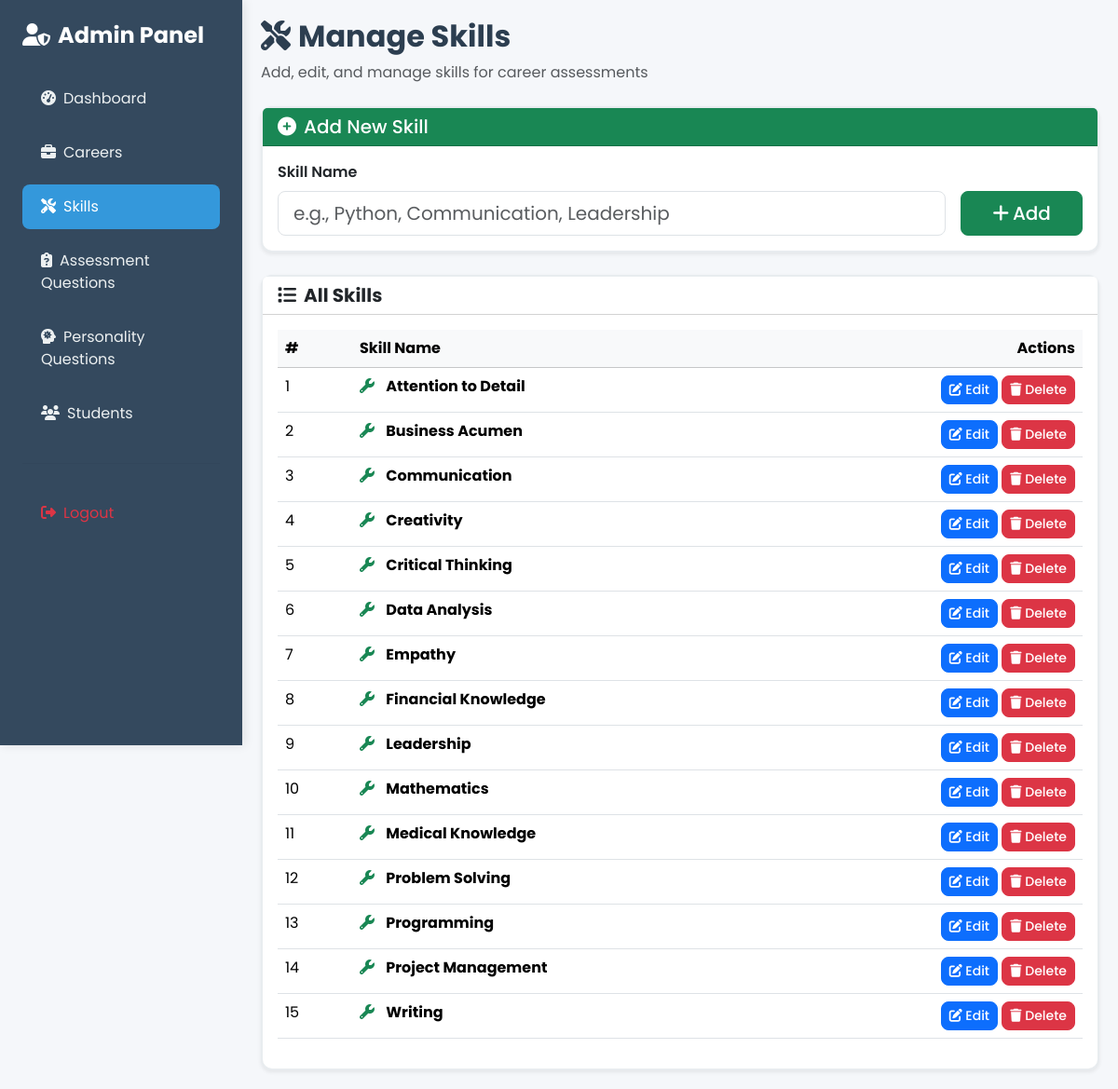
Screenshot of /admin/manage_skills.php (signed in) with the database file from the repository.
### tables this page shows
CREATE TABLE IF NOT EXISTS skills (
    id INT AUTO_INCREMENT PRIMARY KEY,
    name VARCHAR(100) NOT NULL,
    skill_name VARCHAR(100),
    description TEXT,
    created_at TIMESTAMP DEFAULT CURRENT_TIMESTAMP
);

### admin/manage_skills.php (the view, shortened to what this page needs)
<?php
include 'header.php';
include '../db.php';
include 'sidebar.php';
$editing = false;
?>
<div class="main-content">
    <div class="mb-4">
        <h2 class="fw-bold"><i class="fas fa-tools me-2"></i><?= $editing ? 'Edit Skill' : 'Manage Skills' ?></h2>
        <p class="text-muted"><?= $editing ? 'Update skill information' : 'Add, edit, and manage skills for career assessments' ?></p>
    </div>
    <?php if(!$editing): ?>
    <div class="card shadow-sm mb-4">
        <div class="card-header bg-success text-white">
            <h5 class="mb-0"><i class="fas fa-plus-circle me-2"></i>Add New Skill</h5>
        </div>
        <div class="card-body">
            <form method="POST" class="row g-3">
                <div class="col-md-10">
                    <label for="skill_name" class="form-label fw-semibold">Skill Name</label>
                    <input type="text" name="skill_name" id="skill_name" class="form-control form-control-lg" placeholder="e.g., Python, Communication, Leadership" required>
                </div>
                <div class="col-md-2 d-flex align-items-end">
                    <button type="submit" name="add_skill" class="btn btn-success w-100 btn-lg">
                        <i class="fas fa-plus me-1"></i>Add
                    </button>
                </div>
            </form>
        </div>
    </div>
    <?php endif; ?>
    <div class="card shadow-sm">
        <div class="card-header bg-white">
            <h5 class="mb-0 fw-bold"><i class="fas fa-list me-2"></i>All Skills</h5>
        </div>
        <div class="card-body">
            <div class="table-responsive">
                <table class="table table-hover">
                    <thead class="table-light">
                        <tr>
                            <th width="80">#</th>
                            <th>Skill Name</th>
                            <th width="200" class="text-end">Actions</th>
                        </tr>
                    </thead>
                    <tbody>
                        <?php
                        $skills = $conn->query("SELECT * FROM skills ORDER BY name ASC");
                        if($skills->num_rows > 0){
                            $i = 1;
                            while($row = $skills->fetch_assoc()){
                                echo "<tr>
                                    <td>{$i}</td>
                                    <td>
                                        <i class='fas fa-wrench me-2 text-success'></i>
                                        <strong>" . htmlspecialchars($row['name']) . "</strong>
                                    </td>
                                    <td class='text-end'>
                                        <a href='manage_skills.php?edit={$row['id']}' class='btn btn-sm btn-primary'>
                                            <i class='fas fa-edit'></i> Edit
                                        </a>
                                        <a href='manage_skills.php?delete={$row['id']}' class='btn btn-sm btn-danger' onclick='return confirm(\"Delete this skill?\")'>
                                            <i class='fas fa-trash'></i> Delete
                                        </a>
                                    </td>
                                </tr>";
                                $i++;
                            }
                        } else {
                            echo "<tr><td colspan='3' class='text-center py-4'>
                                <i class='fas fa-inbox fa-3x text-muted mb-3 d-block'></i>
                                <p class='text-muted'>No skills added yet. Add your first skill above!</p>
                            </td></tr>";
                        }
                        ?>
                    </tbody>
                </table>
            </div>
        </div>
    </div>
</div>
<?php include 'footer.php'; ?>

### admin/header.php (style rules this page uses)
* { margin: 0; padding: 0; box-sizing: border-box; }
body { font-family: 'Poppins', sans-serif; background: #f5f7fa; color: #2c3e50; }
.btn { border-radius: 8px; font-weight: 500; }
.card { border-radius: 12px; border: 2px solid #e8ecef; }
.main-content { margin-left: 260px; padding: 20px; width: calc(100% - 260px); }

### rows the page displays
skills: name "Attention to Detail"
skills: name "Business Acumen"
skills: name "Communication"
skills: name "Creativity"
skills: name "Critical Thinking"
skills: name "Data Analysis"
skills: name "Empathy"
skills: name "Financial Knowledge"
skills: name "Leadership"
skills: name "Mathematics"
skills: name "Medical Knowledge"
skills: name "Problem Solving"
skills: name "Programming"
skills: name "Project Management"
skills: name "Writing"
